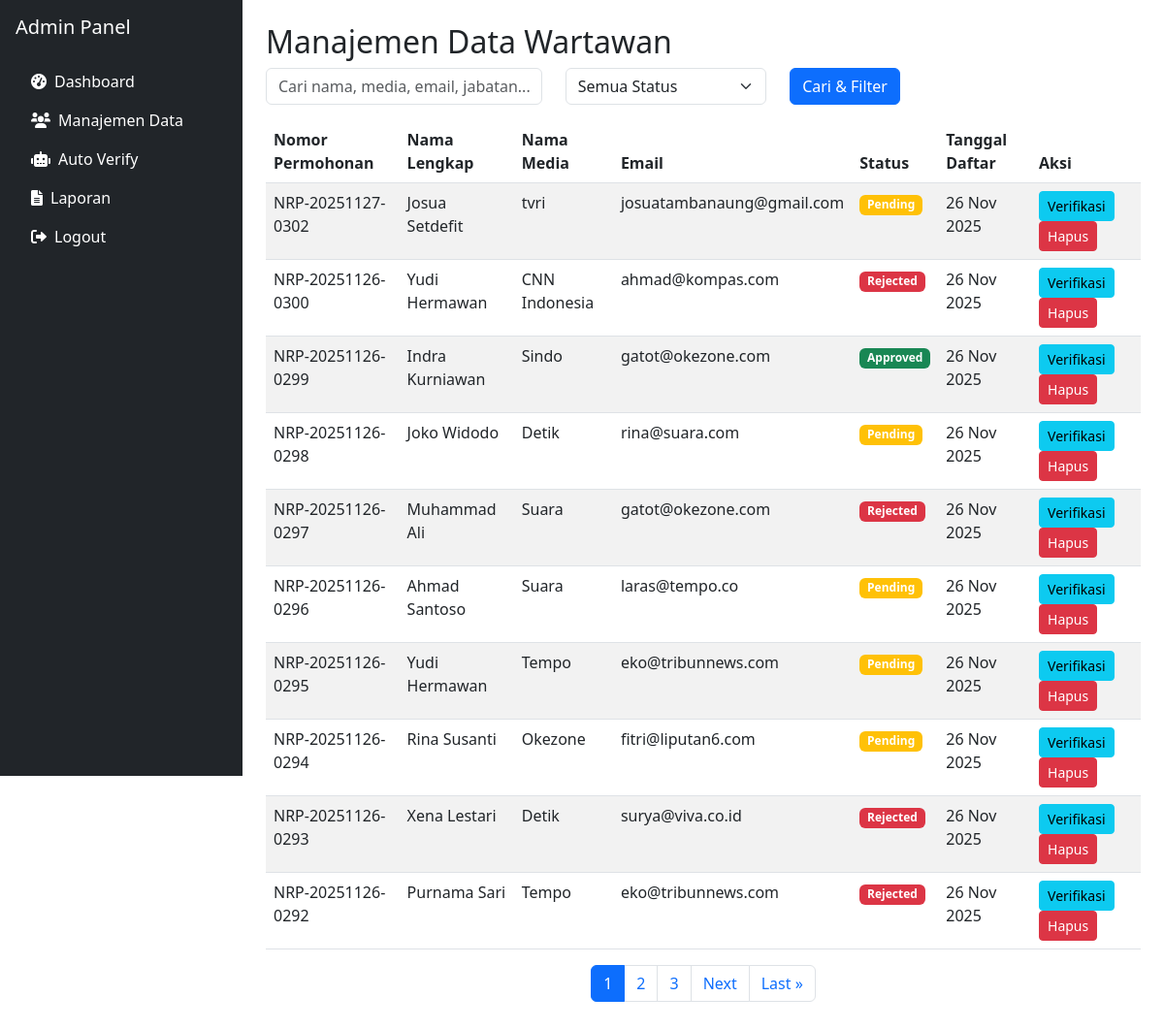
Page /admin-panel/manage/ (signed in) on the committed database.
### pendaftaran/models.py (models this page shows, shortened)
class Wartawan(models.Model):
    STATUS_CHOICES = [
        ('pending', 'Pending'),
        ('approved', 'Approved'),
        ('rejected', 'Rejected'),
    ]
    nama_lengkap = models.CharField(max_length=255)
    nama_media = models.CharField(max_length=255)
    jabatan = models.CharField(max_length=255)
    email = models.EmailField()
    no_hp = models.CharField(
        max_length=15,
        validators=[RegexValidator(r'^\d{10,15}$', 'Nomor HP harus 10-15 digit.')]
    )
    alamat = models.TextField()
    nrp = models.CharField(max_length=20, unique=True, blank=True)
    status = models.CharField(max_length=10, choices=STATUS_CHOICES, default='pending')
    tanggal_daftar = models.DateTimeField(auto_now_add=True)
    surat_kerja_sama = models.FileField(upload_to='uploads/', blank=True, null=True)
    company_profile = models.FileField(upload_to='uploads/', blank=True, null=True)
    susunan_redaksi = models.FileField(upload_to='uploads/', blank=True, null=True)
    foto_kantor_redaksi = models.FileField(upload_to='uploads/', blank=True, null=True)
    surat_tugas = models.FileField(upload_to='uploads/', blank=True, null=True)
    surat_keputusan = models.FileField(upload_to='uploads/', blank=True, null=True)
    bukti_penerimaan_surat = models.FileField(upload_to='uploads/', blank=True, null=True)
    sppl = models.FileField(upload_to='uploads/', blank=True, null=True)
    surat_keterangan_fiskal = models.FileField(upload_to='uploads/', blank=True, null=True)
    ktp = models.FileField(upload_to='uploads/', blank=True, null=True)
    kartu_pers = models.FileField(upload_to='uploads/', blank=True, null=True)
    sertifikat_kompetensi = models.FileField(upload_to='uploads/', blank=True, null=True)
    surat_pernyataan = models.FileField(upload_to='uploads/', blank=True, null=True)

### admin_panel/views.py (the view, shortened to what this page needs)
# urls.py: path('manage/', views.manage, name='manage'),
@login_required
@user_passes_test(staff_required)
def manage(request):
    status_filter = request.GET.get('status', '')
    search_query = request.GET.get('search', '')
    wartawans = Wartawan.objects.all().order_by('-tanggal_daftar')
    if status_filter:
        wartawans = wartawans.filter(status=status_filter)
    paginator = Paginator(wartawans, 10)  # Show 10 wartawans per page
    page_number = request.GET.get('page')
    page_obj = paginator.get_page(page_number)
    context = {
        'page_obj': page_obj,
        'status_filter': status_filter,
        'search_query': search_query,
    }
    return render(request, 'admin_panel/manage.html', context)

### admin_panel/views.py (called while the page is built)
def staff_required(user):
    return user.is_staff

### templates/admin_panel/manage.html (shortened to what this page needs)
{% extends 'admin_panel/base.html' %}
{% block content %}
<div class="p-4">
    <h2>Manajemen Data Wartawan</h2>
    <form method="get" class="mb-3">
        <div class="row">
            <div class="col-md-4">
                <input type="text" name="search" class="form-control" placeholder="Cari nama, media, email, jabatan..." value="{{ search_query }}">
            </div>
            <div class="col-md-3">
                <select name="status" class="form-select">
                    <option value="">Semua Status</option>
                </select>
            </div>
            <div class="col-md-2">
                <button type="submit" class="btn btn-primary">Cari & Filter</button>
            </div>
        </div>
    </form>
    <div class="table-responsive">
        <table class="table table-striped">
            <thead>
                <tr>
                    <th>Nomor Permohonan</th>
                    <th>Nama Lengkap</th>
                    <th>Nama Media</th>
                    <th>Email</th>
                    <th>Status</th>
                    <th>Tanggal Daftar</th>
                    <th>Aksi</th>
                </tr>
            </thead>
            <tbody>
                {% for wartawan in page_obj %}
                    <tr>
                        <td>{{ wartawan.nrp }}</td>
                        <td>{{ wartawan.nama_lengkap }}</td>
                        <td>{{ wartawan.nama_media }}</td>
                        <td>{{ wartawan.email }}</td>
                        <td>
                            <span class="badge bg-{% if wartawan.status == 'pending' %}warning{% elif wartawan.status == 'approved' %}success{% else %}danger{% endif %}">
                                {{ wartawan.get_status_display }}
                            </span>
                        </td>
                        <td>{{ wartawan.tanggal_daftar|date:"d M Y" }}</td>
                        <td>
                            <a href="{% url 'admin_panel:verify' wartawan.pk %}" class="btn btn-sm btn-info">Verifikasi</a>
                            <a href="{% url 'admin_panel:delete_wartawan' wartawan.pk %}" class="btn btn-sm btn-danger" onclick="return confirm('Apakah Anda yakin ingin menghapus data ini?')">Hapus</a>
                        </td>
                    </tr>
                {% empty %}
                    <tr>
                        <td colspan="7" class="text-center">Tidak ada data wartawan.</td>
                    </tr>
                {% endfor %}
            </tbody>
        </table>
    </div>
    <nav aria-label="Page navigation">
        <ul class="pagination justify-content-center">
            {% for num in page_obj.paginator.page_range %}
                {% if page_obj.number == num %}
                    <li class="page-item active">
                        <span class="page-link">{{ num }}</span>
                    </li>
                {% elif num > page_obj.number|add:'-3' and num < page_obj.number|add:'3' %}
                    <li class="page-item">
                        <a class="page-link" href="?page={{ num }}{% if status_filter %}&status={{ status_filter }}{% endif %}">{{ num }}</a>
                    </li>
                {% endif %}
            {% endfor %}
            {% if page_obj.has_next %}
                <li class="page-item">
                    <a class="page-link" href="?page={{ page_obj.next_page_number }}{% if status_filter %}&status={{ status_filter }}{% endif %}">Next</a>
                </li>
                <li class="page-item">
                    <a class="page-link" href="?page={{ page_obj.paginator.num_pages }}{% if status_filter %}&status={{ status_filter }}{% endif %}">Last &raquo;</a>
                </li>
            {% endif %}
        </ul>
    </nav>
</div>
{% endblock %}

### templates/admin_panel/base.html (shortened to what this page needs)
<!DOCTYPE html>
<html lang="id">
<head>
    <link href="https://cdn.jsdelivr.net/npm/bootstrap@5.3.0/dist/css/bootstrap.min.css" rel="stylesheet">
    <link rel="stylesheet" href="https://cdnjs.cloudflare.com/ajax/libs/font-awesome/6.0.0/css/all.min.css">
</head>
<body>
    <nav class="bg-dark text-white position-fixed" style="width: 250px; height: 100vh; overflow-y: auto;">
        <div class="p-3">
            <h5 class="text-white mb-4">Admin Panel</h5>
            <ul class="nav flex-column">
                <li class="nav-item">
                    <a class="nav-link text-white" href="{% url 'admin_panel:dashboard' %}">
                        <i class="fas fa-tachometer-alt me-2"></i>Dashboard
                    </a>
                </li>
                <li class="nav-item">
                    <a class="nav-link text-white" href="{% url 'admin_panel:manage' %}">
                        <i class="fas fa-users me-2"></i>Manajemen Data
                    </a>
                </li>
                <li class="nav-item">
                    <a class="nav-link text-white" href="{% url 'admin_panel:auto_verify' %}">
                        <i class="fas fa-robot me-2"></i>Auto Verify
                    </a>
                </li>
                <li class="nav-item">
                    <a class="nav-link text-white" href="{% url 'admin_panel:report' %}">
                        <i class="fas fa-file-alt me-2"></i>Laporan
                    </a>
                </li>
                <li class="nav-item">
                    <a class="nav-link text-white" href="{% url 'admin_panel:logout' %}">
                        <i class="fas fa-sign-out-alt me-2"></i>Logout
                    </a>
                </li>
            </ul>
        </div>
    </nav>
    <div style="margin-left: 250px;">
        {% block content %}{% endblock %}
    </div>
</body>
</html>

### rows in the picture
Wartawan: nrp "NRP-20251127-0302", nama_lengkap "Josua Setdefit", nama_media "tvri", email "josuatambanaung@gmail.com", status "Pending", tanggal_daftar "26 Nov 2025"
Wartawan: nrp "NRP-20251126-0300", nama_lengkap "Yudi Hermawan", nama_media "CNN Indonesia", email "ahmad@kompas.com", status "Rejected", tanggal_daftar "26 Nov 2025"
Wartawan: nrp "NRP-20251126-0299", nama_lengkap "Indra Kurniawan", nama_media "Sindo", email "gatot@okezone.com", status "Approved", tanggal_daftar "26 Nov 2025"
Wartawan: nrp "NRP-20251126-0298", nama_lengkap "Joko Widodo", nama_media "Detik", email "rina@suara.com", status "Pending", tanggal_daftar "26 Nov 2025"
Wartawan: nrp "NRP-20251126-0297", nama_lengkap "Muhammad Ali", nama_media "Suara", email "gatot@okezone.com", status "Rejected", tanggal_daftar "26 Nov 2025"
Wartawan: nrp "NRP-20251126-0296", nama_lengkap "Ahmad Santoso", nama_media "Suara", email "laras@tempo.co", status "Pending", tanggal_daftar "26 Nov 2025"
Wartawan: nrp "NRP-20251126-0295", nama_lengkap "Yudi Hermawan", nama_media "Tempo", email "eko@tribunnews.com", status "Pending", tanggal_daftar "26 Nov 2025"
Wartawan: nrp "NRP-20251126-0294", nama_lengkap "Rina Susanti", nama_media "Okezone", email "fitri@liputan6.com", status "Pending", tanggal_daftar "26 Nov 2025"
Wartawan: nrp "NRP-20251126-0293", nama_lengkap "Xena Lestari", nama_media "Detik", email "surya@viva.co.id", status "Rejected", tanggal_daftar "26 Nov 2025"
Wartawan: nrp "NRP-20251126-0292", nama_lengkap "Purnama Sari", nama_media "Tempo", email "eko@tribunnews.com", status "Rejected", tanggal_daftar "26 Nov 2025"

### other values in the picture
{{ num }} "1"
{{ num }} "2" "3"
